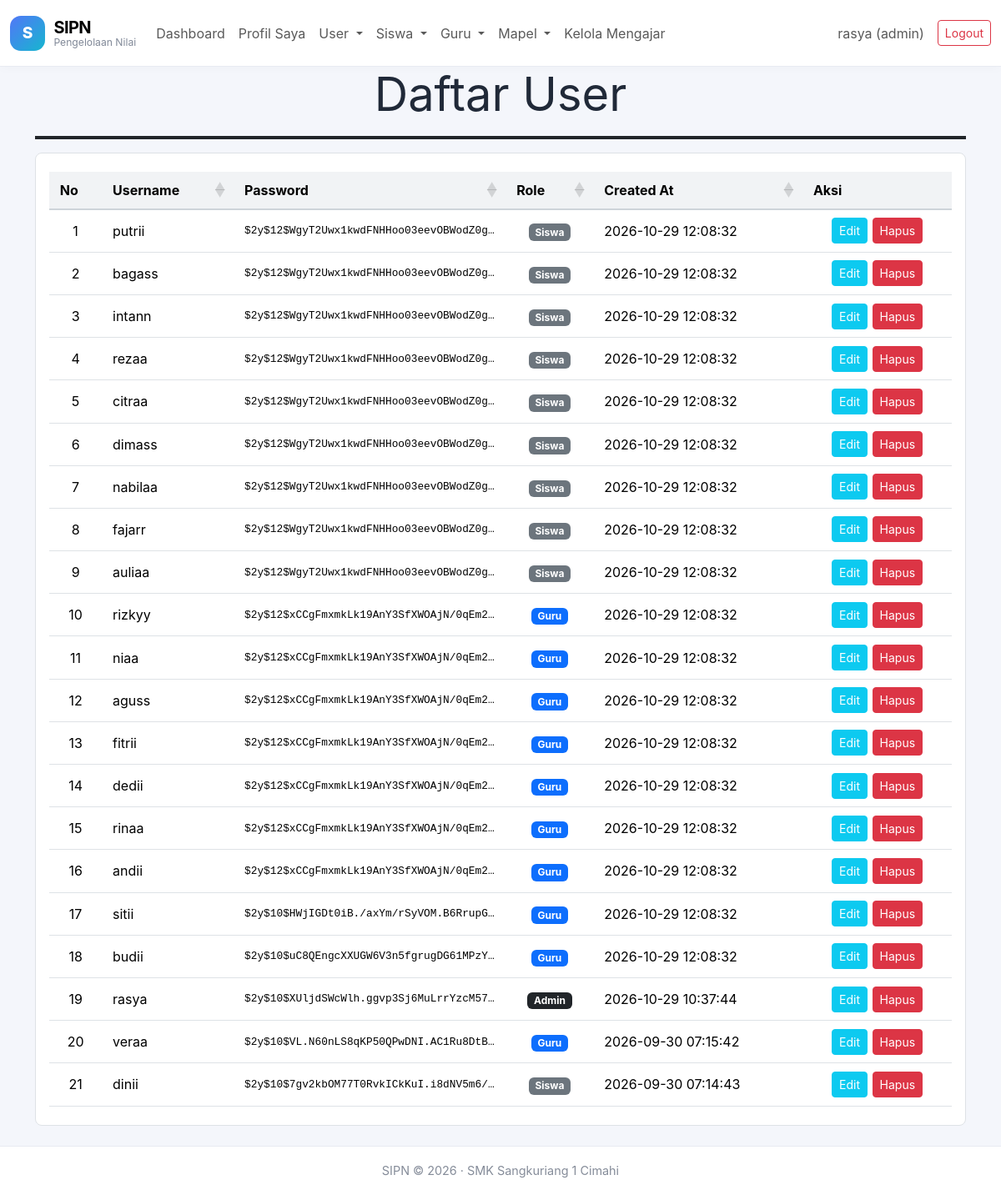
The page /daftar_user.php (signed in) on the database its author committed.
### tables this page shows
CREATE TABLE `users` (
  `id` int(11) NOT NULL,
  `username` varchar(50) NOT NULL,
  `password` varchar(255) NOT NULL,
  `role` enum('admin','guru','siswa') NOT NULL,
  `created_at` timestamp NOT NULL DEFAULT current_timestamp()
);

### koneksi.php (called while the page is built, shortened)
<?php
function e($teks)
{
    return htmlspecialchars((string)$teks, ENT_QUOTES, 'UTF-8');
}
function siapkan($koneksi, $sql, $types = "", ...$params)
{
    $stmt = mysqli_prepare($koneksi, $sql);
    if (!mysqli_stmt_execute($stmt)) {
        mysqli_stmt_close($stmt);
        return false;
    }
    return $stmt;
}
function ambil_semua($koneksi, $sql, $types = "", ...$params)
{
    $stmt = siapkan($koneksi, $sql, $types, ...$params);
    $hasil = mysqli_stmt_get_result($stmt);
    $data = $hasil ? mysqli_fetch_all($hasil, MYSQLI_ASSOC) : [];
    return $data;
}
?>

### daftar_user.php (the view, shortened to what this page needs)
<?php
require "koneksi.php";
$data = ambil_semua($koneksi, "SELECT id, username, password, role, created_at FROM users ORDER BY id DESC");
require "navbar.php";
?>
<link rel="stylesheet" href="https://cdn.datatables.net/1.13.8/css/dataTables.bootstrap5.min.css">
<div class="container">
  <div class="text-center">
    <h1 class="fw-normal display-4">Daftar User</h1>
    <hr class="border border-dark border-2 opacity-100">
  </div>
</div>
<div class="container mb-4">
  <div class="tabel-bingkai">
    <div class="tabel-pembungkus">
      <div class="table-responsive">
        <table id="tabelUser" class="table table-hover tabel-sip w-100">
          <thead>
            <tr>
              <th scope="col">No</th>
              <th scope="col">Username</th>
              <th scope="col">Password</th>
              <th scope="col">Role</th>
              <th scope="col">Created At</th>
              <th scope="col">Aksi</th>
            </tr>
          </thead>
          <tbody>
            <?php foreach ($data as $user): ?>
            <tr>
              <td class="tengah"></td>
              <td><?= e($user['username']) ?></td>
              <td class="kolom-password" title="<?= e($user['password']) ?>"><?= e($user['password']) ?></td>
              <td class="tengah">
                <?php
                  $warna_role = ['admin' => 'text-bg-dark', 'guru' => 'text-bg-primary', 'siswa' => 'text-bg-secondary'];
                  $kelas_role = $warna_role[$user['role']] ?? 'text-bg-light';
                ?>
                <span class="badge badge-role <?= $kelas_role ?>"><?= e($user['role']) ?></span>
              </td>
              <td><?= e($user['created_at']) ?></td>
              <td class="tengah">
                <div class="aksi">
                  <a href="form_edit.php?id=<?= (int)$user['id'] ?>" class="btn btn-sm btn-info text-white">Edit</a>
                  <form action="aksi_hapus.php" method="POST"
                        onsubmit="return confirm('Yakin ingin menghapus data ini?')">
                    <button type="submit" class="btn btn-sm btn-danger">Hapus</button>
                  </form>
                </div>
              </td>
            </tr>
            <?php endforeach; ?>
          </tbody>
        </table>
      </div>
    </div>
  </div>
</div>
<?php require "footer.php"; ?>

### navbar.php (shortened to what this page needs)
<?php
require_once "koneksi.php";
$role_nav = $_SESSION['role'] ?? '';
$nama_nav = $_SESSION['nama'] ?? $_SESSION['username'] ?? 'Pengguna';
?>
<!doctype html>
<html lang="id" data-bs-theme="light">
<head>
    <link href="https://cdn.jsdelivr.net/npm/bootstrap@5.3.8/dist/css/bootstrap.min.css"
          rel="stylesheet">
    <link rel="stylesheet" href="assets/css/sipn.css">
</head>
<body>
<nav class="navbar navbar-expand-lg navbar-light sipn-navbar">
    <div class="container-fluid">
        <a class="navbar-brand d-flex align-items-center" href="dashboard.php">
            <span class="sipn-brand-mark">S</span>
            <span class="sipn-brand-title">SIPN<span class="sipn-brand-subtitle">Pengelolaan Nilai</span></span>
        </a>
        <div class="collapse navbar-collapse" id="navbarNav">
            <ul class="navbar-nav me-auto">
                <li class="nav-item">
                    <a class="nav-link" href="dashboard.php">Dashboard</a>
                </li>
                <li class="nav-item"><a class="nav-link" href="profil.php">Profil Saya</a></li>
                <?php if ($role_nav === 'admin'): ?>
                    <li class="nav-item dropdown">
                        <a class="nav-link dropdown-toggle" href="#"
                           role="button" data-bs-toggle="dropdown">
                            User
                        </a>
                    </li>
                    <li class="nav-item dropdown">
                        <a class="nav-link dropdown-toggle" href="#"
                           role="button" data-bs-toggle="dropdown">
                            Siswa
                        </a>
                    </li>
                    <li class="nav-item dropdown">
                        <a class="nav-link dropdown-toggle" href="#"
                           role="button" data-bs-toggle="dropdown">
                            Guru
                        </a>
                    </li>
                    <li class="nav-item dropdown">
                        <a class="nav-link dropdown-toggle" href="#"
                           role="button" data-bs-toggle="dropdown">
                            Mapel
                        </a>
                    </li>
                    <li class="nav-item">
                        <a class="nav-link" href="mengajar.php">Kelola Mengajar</a>
                    </li>
                <?php endif; ?>
            </ul>
            <span class="navbar-text me-3">
                <?= e($nama_nav) ?> (<?= e($role_nav) ?>)
            </span>
            <a href="logout.php"
   class="btn btn-outline-danger btn-sm"
   onclick="return confirm('Yakin ingin logout?')">
    Logout
            </a>
        </div>
    </div>
</nav>

### footer.php (shortened to what this page needs)
  <footer class="sipn-footer">SIPN © 2026 · SMK Sangkuriang 1 Cimahi</footer> </body>
</html>

### sipn.css (style rules this page uses)
:root { --sipn-bg:#f4f6fb;--sipn-ink:#202938;--sipn-muted:#7c8492;--sipn-border:#e8ebf2;--sipn-shadow:0 5px 18px rgba(30,41,59,.055) }
body { background:var(--sipn-bg);color:var(--sipn-ink);font-family:Inter,ui-sans-serif,system-ui,-apple-system,"Segoe UI",sans-serif }
.sipn-navbar { background:#fff!important;border-bottom:1px solid var(--sipn-border);padding:.85rem 0;box-shadow:0 2px 12px rgba(30,41,59,.025) }
.sipn-brand-mark { display:inline-flex;width:42px;height:42px;align-items:center;justify-content:center;border-radius:13px;background:linear-gradient(135deg,#5277f7,#16b6cf);color:#fff;font-weight:800;font-size:1.2rem;margin-right:.65rem }
.sipn-brand-title { font-weight:750;letter-spacing:-.03em;line-height:1.1 }
.sipn-brand-subtitle { font-size:.76rem;color:#818998;display:block;font-weight:400;letter-spacing:0 }
.sipn-footer { background:#fff;border-top:1px solid var(--sipn-border);padding:1.15rem;text-align:center;color:#858c99;font-size:.9rem }

### navbar.php (style rules this page uses)
.tabel-bingkai { border: 1px solid #dee2e6; border-radius: .5rem; overflow: hidden; background: #fff; }
.tabel-sip { margin-bottom: 0; }
.tabel-sip th, .tabel-sip td { white-space: nowrap; vertical-align: middle; padding: .6rem .8rem; }
.tabel-sip thead th { background: #f1f3f5; text-align: center; border-bottom: 2px solid #ced4da; }
.tabel-sip .tengah { text-align: center; }
.tabel-sip form { display: inline; }

### daftar_user.php (style rules this page uses)
.kolom-password { max-width: 220px; overflow: hidden; text-overflow: ellipsis; font-family: ui-monospace, SFMono-Regular, Menlo, Consolas, monospace; font-size: 0.8rem; color: #6c757d; }
.badge-role { text-transform: capitalize; }
.tabel-sip .aksi { display: flex; gap: 0.35rem; justify-content: center; flex-wrap: nowrap; }
.tabel-sip .aksi form { display: block; margin: 0; }
.tabel-pembungkus { padding: 1rem; }

### rows shown on the page
users: username "putrii", password "$2y$12$WgyT2Uwx1kwdFNHHoo03eevOBWodZ0g…", role "Siswa", created_at "2026-10-29 12:08:32"
users: username "bagass", password "$2y$12$WgyT2Uwx1kwdFNHHoo03eevOBWodZ0g…", role "Siswa", created_at "2026-10-29 12:08:32"
users: username "intann", password "$2y$12$WgyT2Uwx1kwdFNHHoo03eevOBWodZ0g…", role "Siswa", created_at "2026-10-29 12:08:32"
users: username "rezaa", password "$2y$12$WgyT2Uwx1kwdFNHHoo03eevOBWodZ0g…", role "Siswa", created_at "2026-10-29 12:08:32"
users: username "citraa", password "$2y$12$WgyT2Uwx1kwdFNHHoo03eevOBWodZ0g…", role "Siswa", created_at "2026-10-29 12:08:32"
users: username "dimass", password "$2y$12$WgyT2Uwx1kwdFNHHoo03eevOBWodZ0g…", role "Siswa", created_at "2026-10-29 12:08:32"
users: username "nabilaa", password "$2y$12$WgyT2Uwx1kwdFNHHoo03eevOBWodZ0g…", role "Siswa", created_at "2026-10-29 12:08:32"
users: username "fajarr", password "$2y$12$WgyT2Uwx1kwdFNHHoo03eevOBWodZ0g…", role "Siswa", created_at "2026-10-29 12:08:32"
users: username "auliaa", password "$2y$12$WgyT2Uwx1kwdFNHHoo03eevOBWodZ0g…", role "Siswa", created_at "2026-10-29 12:08:32"
users: username "rizkyy", password "$2y$12$xCCgFmxmkLk19AnY3SfXWOAjN/0qEm2…", role "Guru", created_at "2026-10-29 12:08:32"
users: username "niaa", password "$2y$12$xCCgFmxmkLk19AnY3SfXWOAjN/0qEm2…", role "Guru", created_at "2026-10-29 12:08:32"
users: username "aguss", password "$2y$12$xCCgFmxmkLk19AnY3SfXWOAjN/0qEm2…", role "Guru", created_at "2026-10-29 12:08:32"
users: username "fitrii", password "$2y$12$xCCgFmxmkLk19AnY3SfXWOAjN/0qEm2…", role "Guru", created_at "2026-10-29 12:08:32"
users: username "dedii", password "$2y$12$xCCgFmxmkLk19AnY3SfXWOAjN/0qEm2…", role "Guru", created_at "2026-10-29 12:08:32"
users: username "rinaa", password "$2y$12$xCCgFmxmkLk19AnY3SfXWOAjN/0qEm2…", role "Guru", created_at "2026-10-29 12:08:32"
users: username "andii", password "$2y$12$xCCgFmxmkLk19AnY3SfXWOAjN/0qEm2…", role "Guru", created_at "2026-10-29 12:08:32"
users: username "sitii", password "$2y$10$HWjIGDt0iB./axYm/rSyVOM.B6RrupG…", role "Guru", created_at "2026-10-29 12:08:32"
users: username "budii", password "$2y$10$uC8QEngcXXUGW6V3n5fgrugDG61MPzY…", role "Guru", created_at "2026-10-29 12:08:32"
users: username "rasya", password "$2y$10$XUljdSWcWlh.ggvp3Sj6MuLrrYzcM57…", role "Admin", created_at "2026-10-29 10:37:44"
users: username "veraa", password "$2y$10$VL.N60nLS8qKP50QPwDNI.AC1Ru8DtB…", role "Guru", created_at "2026-09-30 07:15:42"
users: username "dinii", password "$2y$10$7gv2kbOM77T0RvkICkKuI.i8dNV5m6/…", role "Siswa", created_at "2026-09-30 07:14:43"

### other values the page prints
$nama_nav "rasya"
$role_nav "admin"
